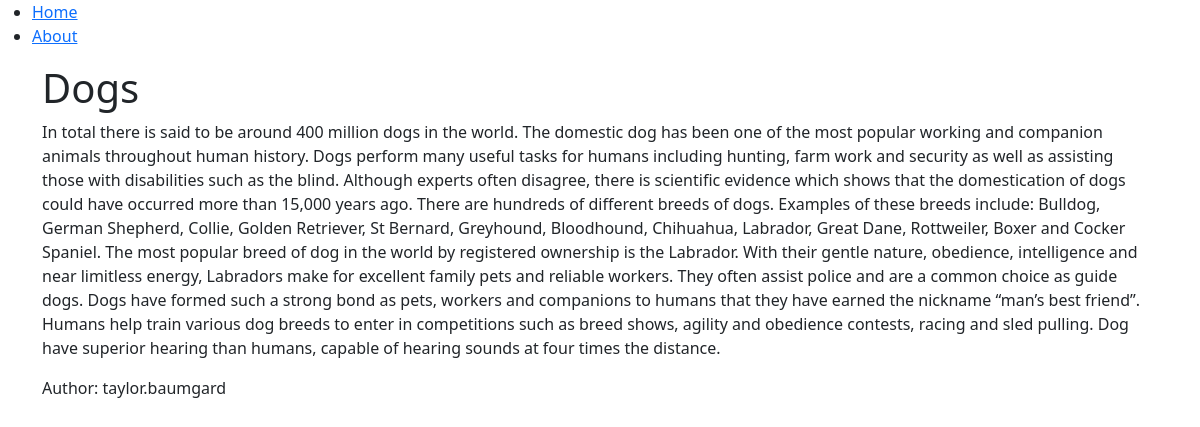
The page /dogs on the database its author committed.
### blog/models.py (models this page shows, shortened)
class Post(models.Model):
    title = models.CharField(max_length=200)
    content = models.TextField()
    date_created = models.DateTimeField(auto_now_add=True)
    slug = models.SlugField(max_length=200, unique=True)
    author = models.ForeignKey(to=User, on_delete=models.CASCADE)
    status = models.IntegerField(choices=STATUS, default=0)

### blog/views.py (the view)
# urls.py: path('<slug:slug>', views.BlogView.as_view(), name='blog_view'),
class BlogView(generic.DetailView):
    model = Post
    template_name = 'blog.html'

### templates/blog.html
{% extends 'base.html' %}
{% block content %}
    <div class='container'>
        <h1>{{object.title}}</h1>
        <p>{{object.content}}</p>
        <p>Author: {{object.author}}</p>
    </div>
{% endblock content %}

### rows shown on the page
Post: title "Dogs", content "In total there is said to be around 400 million dogs in the world. The domestic dog has been one of the most popular working and companion animals throughout human history. Dogs perform many useful tasks for humans including hunting, farm work and security as well as assisting those with disabilities such as the blind. Although experts often disagree, there is scientific evidence which shows that the domestication of dogs could have occurred more than 15,000 years ago. There are hundreds of different breeds of dogs. Examples of these breeds include: Bulldog, German Shepherd, Collie, Golden Retriever, St Bernard, Greyhound, Bloodhound, Chihuahua, Labrador, Great Dane, Rottweiler, Boxer and…", author "taylor.baumgard"
